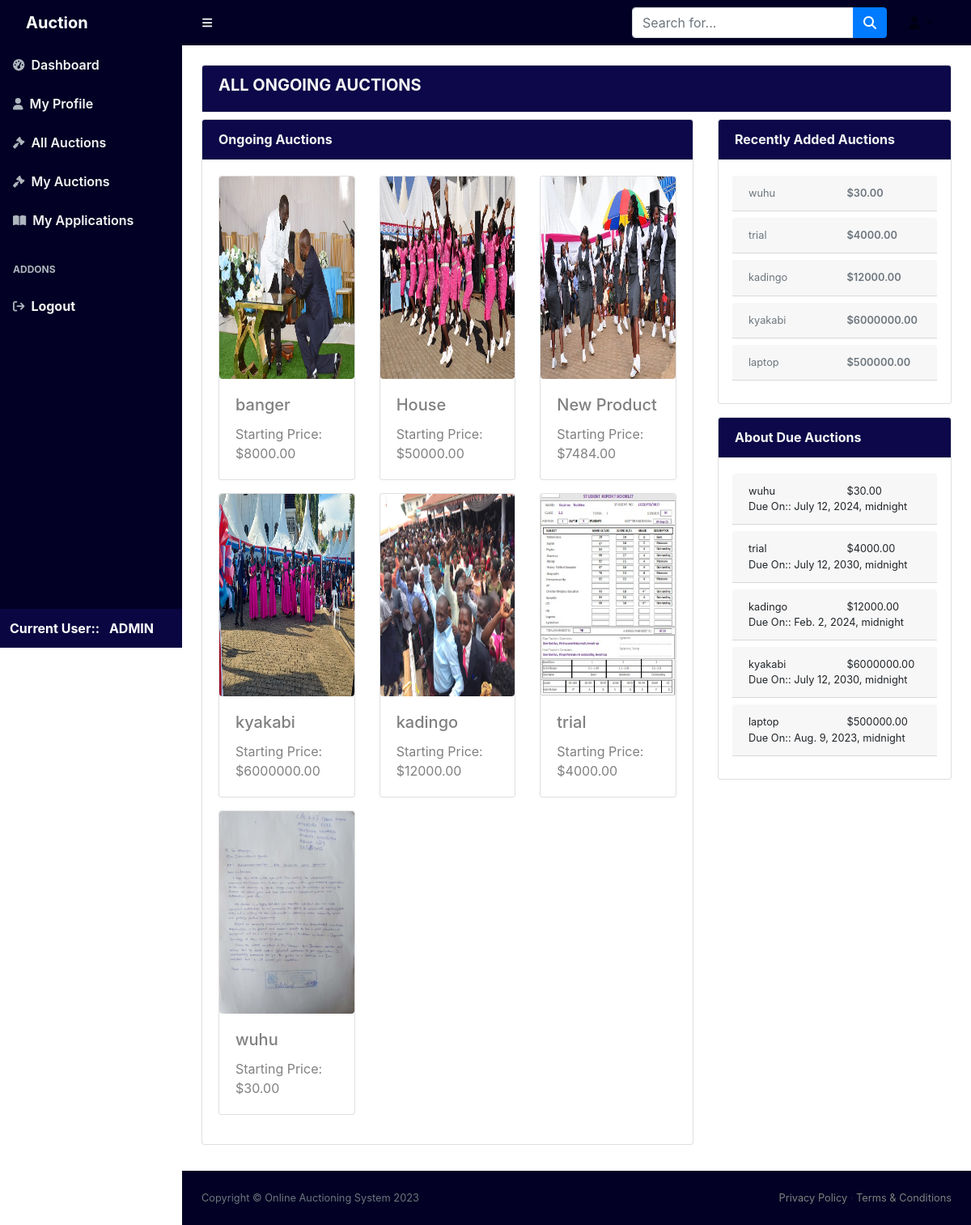
Page /all_auctions/ (signed in) on the earlier database version.
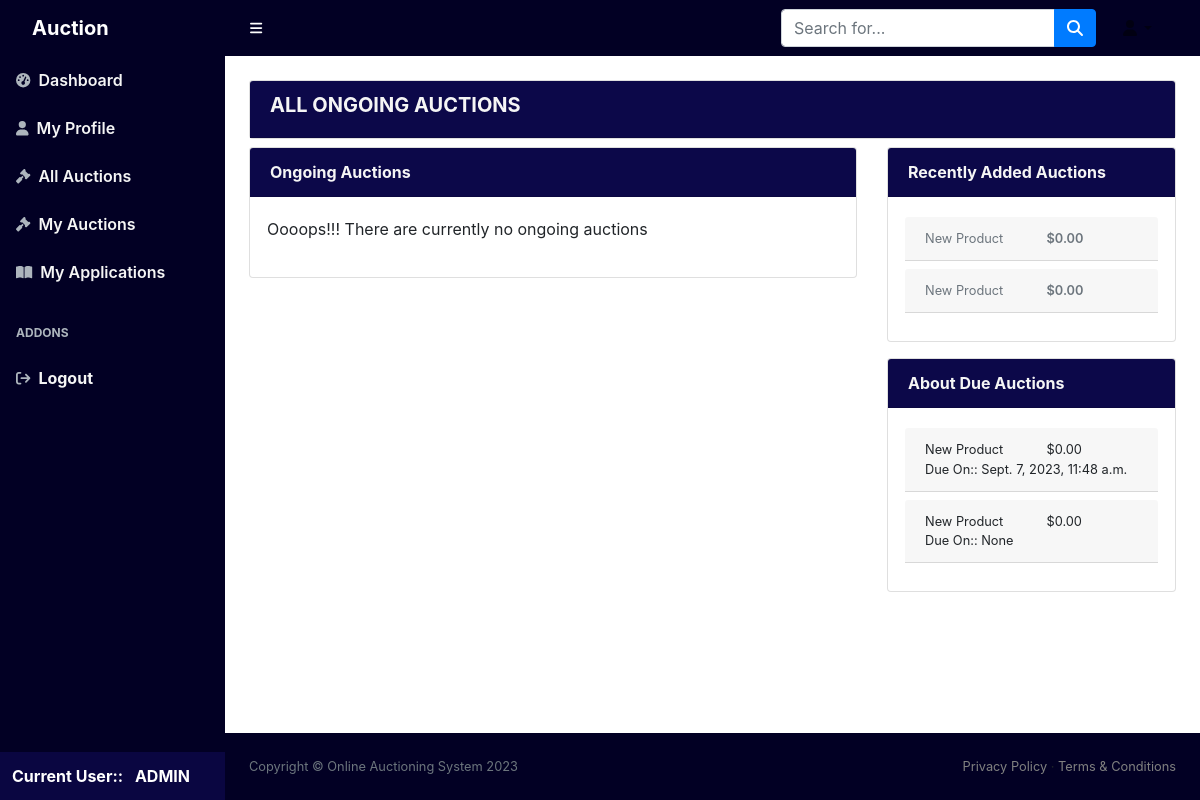
Same page on the later database version.
### core/models.py (models this page shows, shortened)
class Product(models.Model):
    seller = models.ForeignKey(DjangoUser, on_delete=models.CASCADE, null=True)
    name = models.CharField(max_length=255, default="New Product")
    description = models.TextField(null=True)
    start_price = models.DecimalField(max_digits=10, decimal_places=2, default=0)
    end_time = models.DateTimeField(null=True)
    image = models.ImageField(upload_to='product_images/', null=True)

### core/views.py (the view)
# urls.py: path("all_auctions/", views.all_auctions, name="all_auctions"),
@login_required(login_url="login")
def all_auctions(request):
    all_products = models.Product.objects.all()
    recent_products = models.Product.objects.order_by('-id')[:5]
    current_time = timezone.now()
    ongoing_auctions = all_products.filter(end_time__gt=current_time)
    return render(request, "core/all_auctions.html", {
        "all_products": all_products,
        "recent_products": recent_products,
        "ongoing_auctions": ongoing_auctions,
    })

### templates/core/all_auctions.html (shortened to what this page needs)
{% extends 'base.html' %}
{%block body%}
<div class="container-fluid p-4">
    <div class="card">
        <div class="card-header bg-darkblue">
            <h5 style="color: whitesmoke;" class="fw-bold">ALL ONGOING AUCTIONS</h5>
        </div>
    </div>
    <div class="row my-2 gap-2 gap-md-0">
        <div class="col-md-8">
            <div class="card">
                <div class="card-header bg-darkblue">
                    <span style="color: whitesmoke;" class="fw-bold">Ongoing Auctions</span>
                </div>
                <div class="card-body">
                    <div class="row">
                        {% if ongoing_auctions %}
                        {% for product in ongoing_auctions %}
                        <div class="col-12 col-sm-6 col-md-4">
                            <div class="card mb-3">
                                <a href="{% url 'product_details' product.id %}">
                                    {% if product.image %}
                                    <img src="{{ product.image.url }}" alt="{{ product.name }}"
                                        class="card-img-top image-small image-medium image-large rounded">
                                    {% else %}
                                    <p>No image available</p>
                                    {% endif %}
                                    <div class="card-body">
                                        <h5 class="card-title">{{ product.name }}</h5>
                                        <p class="card-text">Starting Price: ${{ product.start_price }}</p>
                                    </div>
                                </a>
                            </div>
                        </div>
                        {% endfor %}
                        {% else %}
                        <p>Oooops!!! There are currently no ongoing auctions</p>
                        {% endif %}
                    </div>
                </div>
            </div>
        </div>
        <div class="col-md-4 sticky-form-container">
            <div class="card mb-3">
                <div class="card-header bg-darkblue">
                    <span style="color: whitesmoke;" class="fw-bold">Recently Added Auctions</span>
                </div>
                <div class="card-body">
                    <div class="row">
                        {% for product in recent_products %}
                        <div class="">
                            <div class="card-header mb-2">
                                <a href="{% url 'product_details' product.id %}">
                                    <div class="row small">
                                        <div class="col-6 text-secondary">{{ product.name }}</div>
                                        <div class="col-6 text-secondary fw-semibold">${{ product.start_price }}</div>
                                    </div>
                                </a>
                            </div>
                        </div>
                        {% endfor %}
                    </div>
                </div>
            </div>
            <div class="card">
                <div class="card-header bg-darkblue">
                    <span style="color: whitesmoke;" class="fw-bold">About Due Auctions</span>
                </div>
                <div class="card-body">
                    <div class="row">
                        {% for product in recent_products %}
                        <div class="">
                            <div class="card-header mb-2 small">
                                <div class="row">
                                    <div class="col-6">{{ product.name }}</div>
                                    <div class="col-6">${{ product.start_price }}</div>
                                </div>
                                <div>Due On:: <span>{{ product.end_time }}</span></div>
                            </div>
                        </div>
                        {% endfor %}
                    </div>
                </div>
            </div>
        </div>
    </div>
</div>
{% endblock body %}

Differences in the rows shown:
removed Product: image (picture), name "banger", start_price "8000.00", shown under "ALL ONGOING AUCTIONS"
removed Product: image (picture), name "House", start_price "50000.00", shown under "ALL ONGOING AUCTIONS"
removed Product: image (picture), name "New Product", start_price "7484.00", shown under "ALL ONGOING AUCTIONS"
removed Product: image (picture), name "kyakabi", start_price "6000000.00", end_time "July 12, 2030, midnight"
removed Product: image (picture), name "kadingo", start_price "12000.00", end_time "Feb. 2, 2024, midnight"
removed Product: image (picture), name "trial", start_price "4000.00", end_time "July 12, 2030, midnight"
removed Product: image (picture), name "wuhu", start_price "30.00", end_time "July 12, 2024, midnight"
removed Product: name "laptop", start_price "500000.00", end_time "Aug. 9, 2023, midnight"
now on this page (row unchanged): Product: name "New Product", start_price "0.00", end_time "Sept. 7, 2023, 11:48 a.m."
now on this page (row unchanged): Product: name "New Product", start_price "0.00", end_time "None"
Other differences:
text now shown: "Oooops!!! There are currently no ongoing auctions"
